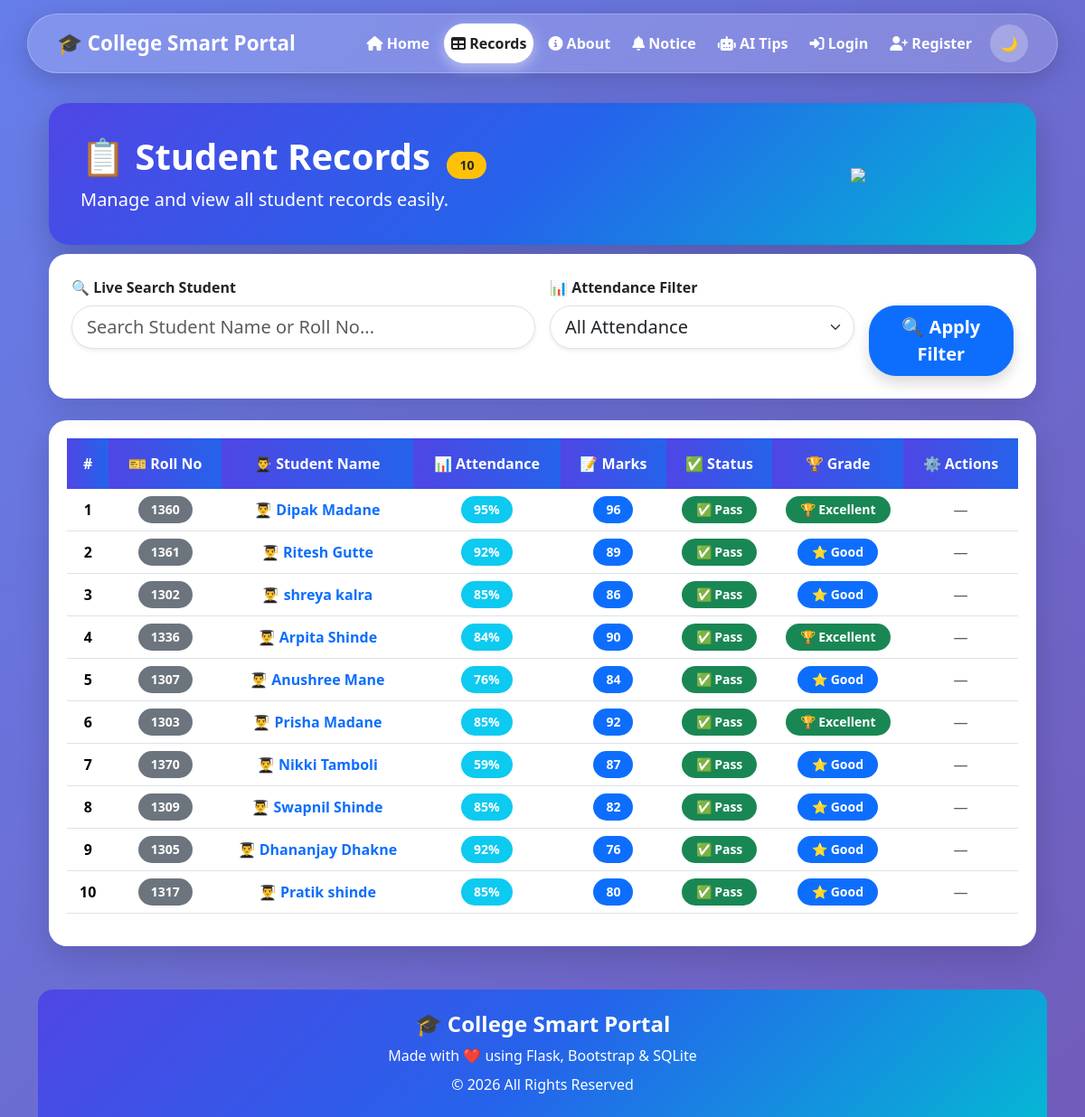
Page /record on the earlier database version.
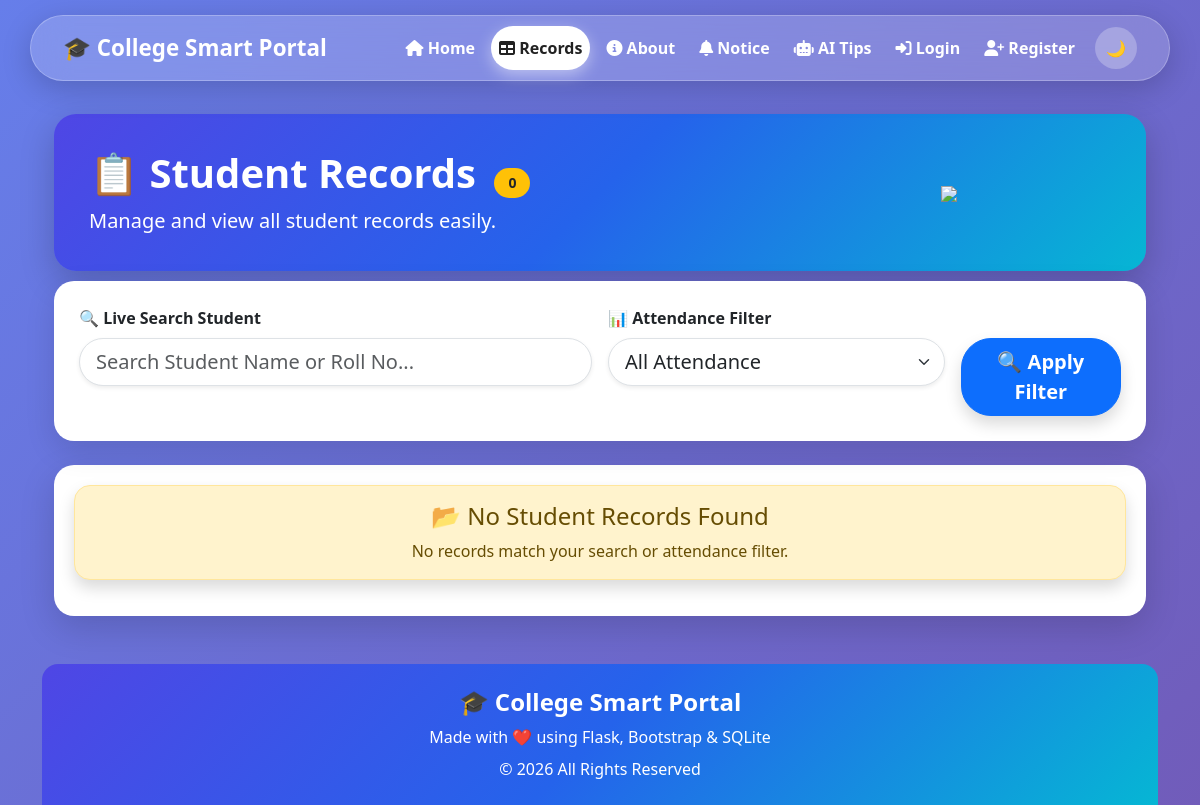
Same page on the later database version.
### tables this page shows
CREATE TABLE students (
            id INTEGER PRIMARY KEY AUTOINCREMENT,
            name TEXT NOT NULL,
            roll TEXT UNIQUE NOT NULL,
            attendance INTEGER NOT NULL,
            marks INTEGER NOT NULL
            
        
        );

### app.py (the view)
@app.route("/record")
def records():
    search = request.args.get("search", "")
    attendance = request.args.get("attendance", "")
    conn = get_db()
    attendances = conn.execute("""
        SELECT DISTINCT attendance
        FROM students
        ORDER BY attendance
    """).fetchall()
    query = "SELECT * FROM students WHERE 1=1"
    params = []
    if search:
        query += " AND name LIKE ?"
        params.append("%" + search + "%")
    if attendance:
        query += " AND attendance = ?"
        params.append(attendance)
    students = conn.execute(query, params).fetchall()
    conn.close()
    return render_template( "record1.html",students=students, attendances=attendances,selected_attendance=attendance )

### app.py (called while the page is built)
def get_db():
    conn = sqlite3.connect("myproject.db")
    conn.row_factory = sqlite3.Row
    return conn

### templates/record1.html (shortened to what this page needs)
{% extends 'base.html' %}
{% block content %}
<div class="container mt-4">
<div class="record-header">
<div class="row align-items-center">
<div class="col-lg-8">
<h1 class="fw-bold">
📋 Student Records
<span class="badge bg-warning text-dark ms-2">
{{ students|length }}
</span>
</h1>
<p class="fs-5 mb-0">
Manage and view all student records easily.
</p>
</div>
<div class="col-lg-4 text-center">
<img src="https://cdn-icons-png.flaticon.com/512/3135/3135755.png"
class="img-fluid">
</div>
</div>
</div>
<div class="filter-card">
<form method="GET" action="{{ url_for('records') }}">
<div class="row g-3">
<div class="col-lg-6">
<label class="form-label fw-bold">
🔍 Live Search Student
</label>
<input
type="text"
id="searchInput"
class="form-control form-control-lg rounded-pill shadow-sm"
placeholder="Search Student Name or Roll No...">
</div>
<div class="col-lg-4">
<label class="form-label fw-bold">
📊 Attendance Filter
</label>
<select
name="attendance"
class="form-select form-select-lg rounded-pill shadow-sm">
<option value="">All Attendance</option>
</select>
</div>
<div class="col-lg-2 d-grid">
<label class="form-label text-white">
</label>
<button
type="submit"
class="btn btn-primary btn-lg shadow">
🔍 Apply Filter
</button>
</div>
</div>
</form>
</div>
<div class="table-card mt-4">
{% if students %}
<div class="table-responsive">
<table class="table table-hover align-middle text-center"
id="studentTable">
<thead>
<tr>
<th>#</th>
<th>🎫 Roll No</th>
<th>👨‍🎓 Student Name</th>
<th>📊 Attendance</th>
<th>📝 Marks</th>
<th>✅ Status</th>
<th>🏆 Grade</th>
<th>⚙️ Actions</th>
</tr>
</thead>
<tbody>
{% for student in students %}
<tr>
<td class="fw-bold">
{{ loop.index }}
</td>
<td>
<span class="badge bg-secondary">
{{ student.roll }}
</span>
</td>
<td>
<a href="{{ url_for('student_detail', id=student.id) }}"
class="fw-bold text-decoration-none text-primary">
👨‍🎓 {{ student.name }}
</a>
</td>
<td>
<span class="badge bg-info">
{{ student.attendance }}%
</span>
</td>
<td>
<span class="badge bg-primary">
{{ student.marks }}
</span>
</td>
<td>
{% if student.marks >= 35 %}
<span class="badge bg-success px-3 py-2">
✅ Pass
</span>
{% else %}
<span class="badge bg-danger px-3 py-2">
❌ Fail
</span>
{% endif %}
</td>
<td>
{% if student.marks >= 90 %}
<span class="badge bg-success px-3 py-2">
🏆 Excellent
</span>
{% elif student.marks >= 75 %}
<span class="badge bg-primary px-3 py-2">
⭐ Good
</span>
{% elif student.marks >= 60 %}
<span class="badge bg-warning text-dark px-3 py-2">
👍 Average
</span>
{% else %}
<span class="badge bg-danger px-3 py-2">
📘 Poor
</span>
{% endif %}
</td>
<td>
{% if session.get("role")=="admin" %}
<a href="{{ url_for('edit_student', id=student.id) }}"
class="btn btn-warning btn-sm rounded-pill px-3 me-1">
✏️ Edit
</a>
<form action="{{ url_for('delete_student', id=student.id) }}"
method="POST"
style="display:inline;">
<button
class="btn btn-danger btn-sm rounded-pill px-3"
onclick="return confirm('Delete this student?')">
🗑️ Delete.
</button>
</form>
{% else %}
<span class="text-muted">—</span>
{% endif %}
</td>
</tr>
{% endfor %}
</tbody>
</table>
</div>
{% else %}
<div class="alert alert-warning text-center rounded-4 shadow">
<h4>📂 No Student Records Found</h4>
<p class="mb-0">
No records match your search or attendance filter.
</p>
</div>
{% endif %}
</div>
</div>
{% endblock %}

### templates/base.html (shortened to what this page needs)
<!DOCTYPE html>
<html lang="en" data-bs-theme="light">
<head>
    <link href="https://cdn.jsdelivr.net/npm/bootstrap@5.3.3/dist/css/bootstrap.min.css" rel="stylesheet">
    <link rel="stylesheet"href="https://cdnjs.cloudflare.com/ajax/libs/font-awesome/6.4.2/css/all.min.css">
</head>
<body>
<nav class="navbar navbar-expand-lg glass-nav fixed-top">
    <div class="container">
        <a class="navbar-brand fw-bold text-white" href="/">
            🎓 College Smart Portal
        </a>
        <div class="collapse navbar-collapse justify-content-end" id="navbarNav">
            <ul class="navbar-nav align-items-center">
                <li class="nav-item">
                    <a class="nav-link active" href="/">
                        <i class="fas fa-house"></i>
                        <span>Home</span>
                    </a>
                </li>
                <li class="nav-item">
                    <a class="nav-link" href="/record">
                        <i class="fas fa-table"></i>
                        <span>Records</span>
                    </a>
                </li>
                <li class="nav-item">
                    <a class="nav-link" href="/about">
                        <i class="fas fa-circle-info"></i>
                        <span>About</span>
                    </a>
                </li>
                <li class="nav-item">
                    <a class="nav-link" href="/notice">
                        <i class="fas fa-bell"></i>
                        <span>Notice</span>
                    </a>
                </li>
                <li class="nav-item">
                    <a class="nav-link" href="/ai_tips">
                        <i class="fas fa-robot"></i>
                        <span>AI Tips</span>
                    </a>
                </li>
                {% if session.get("username") %}
                    {% if session.get("role") == "admin" %}
                    <li class="nav-item">
                        <a class="nav-link" href="/add">
                            <i class="fas fa-user-plus"></i>
                            <span>Add Student</span>
                        </a>
                    </li>
                    {% endif %}
                    <li class="nav-item">
                        <a class="nav-link logout-btn" href="/logout">
                            <i class="fas fa-right-from-bracket"></i>
                            <span>Logout</span>
                        </a>
                    </li>
                {% else %}
                    <li class="nav-item">
                        <a class="nav-link" href="/login">
                            <i class="fas fa-right-to-bracket"></i>
                            <span>Login</span>
                        </a>
                    </li>
                    <li class="nav-item">
                        <a class="nav-link" href="/register">
                            <i class="fas fa-user-plus"></i>
                            <span>Register</span>
                        </a>
                    </li>
                {% endif %}
                <li class="nav-item ms-2">
                    <button class="theme-btn" onclick="toggleTheme()">
                        🌙
                    </button>
                </li>
            </ul>
        </div>
    </div>
</nav>
<div style="height:90px;"></div>
<div class="container">
{% block content %}
{% endblock %}
<footer class="mt-5">
<div class="container-fluid text-center text-white py-4 rounded-top-4"
style="background:linear-gradient(135deg,#4f46e5,#2563eb,#06b6d4);">
<h4 class="fw-bold">
🎓 College Smart Portal
</h4>
<p class="mb-2">
Made with ❤️ using Flask, Bootstrap & SQLite
</p>
<p class="mb-0">
© 2026 All Rights Reserved
</p>
</div>
</body>
</html>

### templates/base.html (style rules this page uses)
.badge { padding:8px 12px; }
.btn { transition:0.3s; }
.btn { border: radius 15px; font-weight:bold; }
body { background:linear-gradient(135deg,#667eea,#764ba2,#6dd5ed); background-size:300% 300%; animation:bgMove 12s ease infinite; }
.glass-nav { margin:15px auto; width:95%; border-radius:50px; background:rgba(255,255,255,.18); backdrop-filter:blur(18px); -webkit-backdrop-filter:blur(18px); border:1px solid rgba(255,255,255,.25); box-shadow:0 8px 30px rgba(0,0,0,.18); padding:10px 20px; }
.glass-nav .navbar-brand { color:#fff !important; font-size:1.4rem; }
.glass-nav .nav-link { color:white !important; font-weight:600; padding:10px 18px; margin:0 4px; border-radius:30px; transition:all .35s ease; }
.glass-nav .nav-link.active { background:white; color:#222 !important; box-shadow:0 5px 15px rgba(255,255,255,.45); }
.theme-btn { width:42px; height:42px; border:none; border-radius:50%; background:rgba(255,255,255,.25); color:white; transition:.3s; }

### templates/record1.html (style rules this page uses)
.record-header { background:linear-gradient(135deg,#4f46e5,#2563eb,#06b6d4); border-radius:22px; padding:35px; color:white; box-shadow:0 12px 35px rgba(0,0,0,.20); margin-bottom:30px; }
.record-header img { width:140px; }
.filter-card { background:#fff; padding:25px; border-radius:20px; box-shadow:0 10px 30px rgba(0,0,0,.12); margin-top:-20px; position:relative; z-index:5; }
.table-card { background:#fff; padding:20px; border-radius:20px; box-shadow:0 12px 35px rgba(0,0,0,.15); }
.badge { padding:8px 14px; border-radius:30px; font-size:14px; }
.btn { border-radius:30px; }

Differences in the rows shown:
removed students: roll "1360", name "Dipak Madane", attendance "95", marks "96", shows "✅ Pass", shows "🏆 Excellent"
removed students: roll "1361", name "Ritesh Gutte", attendance "92", marks "89", shows "✅ Pass", shows "⭐ Good"
removed students: roll "1302", name "shreya kalra", attendance "85", marks "86", shows "✅ Pass", shows "⭐ Good"
removed students: roll "1336", name "Arpita Shinde", attendance "84", marks "90", shows "✅ Pass", shows "🏆 Excellent"
removed students: roll "1307", name "Anushree Mane", attendance "76", marks "84", shows "✅ Pass", shows "⭐ Good"
removed students: roll "1303", name "Prisha Madane", attendance "85", marks "92", shows "✅ Pass", shows "🏆 Excellent"
removed students: roll "1370", name "Nikki Tamboli", attendance "59", marks "87", shows "✅ Pass", shows "⭐ Good"
removed students: roll "1309", name "Swapnil Shinde", attendance "85", marks "82", shows "✅ Pass", shows "⭐ Good"
removed students: roll "1305", name "Dhananjay Dhakne", attendance "92", marks "76", shows "✅ Pass", shows "⭐ Good"
removed students: roll "1317", name "Pratik shinde", attendance "85", marks "80", shows "✅ Pass", shows "⭐ Good"
Other differences:
{{ students|length }}: "10" → "0"
text no longer shown: "# 🎫 Roll No 👨‍🎓 Student Name 📊 Attendance 📝 Marks ✅ Status 🏆 Grade ⚙️ Actions"
text now shown: "📂 No Student Records Found No records match your search or attendance filter."
